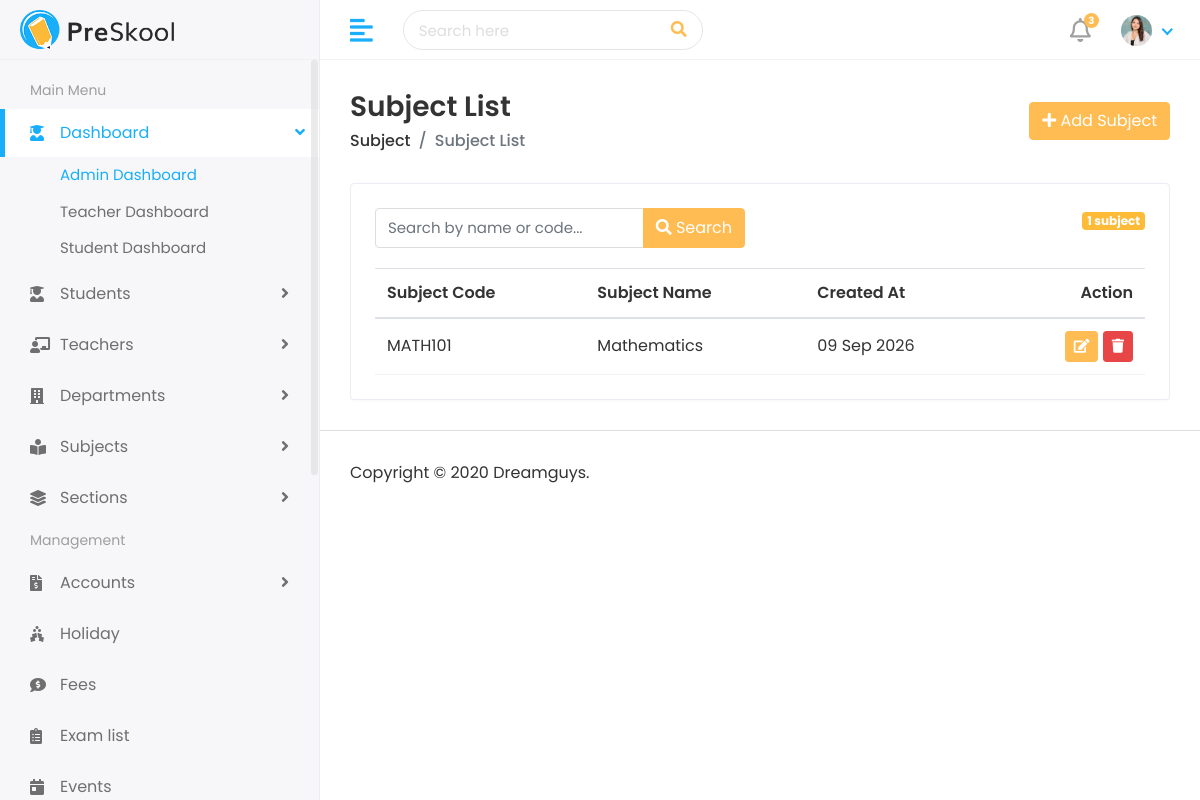
The app's page /academic/subjects/ with its own data.
### academic/models.py (models this page shows, shortened)
class Subject(models.Model):
    name = models.CharField(max_length=100)
    code = models.CharField(max_length=20, unique=True)
    created_at = models.DateTimeField(auto_now_add=True)
    updated_at = models.DateTimeField(auto_now=True)

### academic/views.py (the view)
# urls.py: path('subjects/', views.subject_list, name='subject_list'),
def subject_list(request):
    subjects = Subject.objects.all()
    search_query = request.GET.get('q', '')
    if search_query:
        subjects = subjects.filter(
            Q(name__icontains=search_query) | Q(code__icontains=search_query)
        )
    context = {
        'subjects': subjects,
        'search_query': search_query,
    }
    return render(request, 'academic/subject/subject_list.html', context)

### templates/academic/subject/subject_list.html (shortened to what this page needs)
{% extends 'base.html' %}
{% block content %}
<div class="content container-fluid">
  <div class="page-header">
    <div class="row align-items-center">
      <div class="col">
        <h3 class="page-title">Subject List</h3>
        <ul class="breadcrumb">
          <li class="breadcrumb-item"><a href="{% url 'subject_list' %}">Subject</a></li>
          <li class="breadcrumb-item active">Subject List</li>
        </ul>
      </div>
      <div class="col-auto text-right float-right">
        <a href="{% url 'subject_add' %}" class="btn btn-primary"><i class="fas fa-plus"></i> Add Subject</a>
      </div>
    </div>
  </div>
  <div class="row">
    <div class="col-sm-12">
      <div class="card">
        <div class="card-body">
          <div class="row">
            <div class="col-sm-12 col-md-6">
              <div class="form-group">
                <form method="get" action="{% url 'subject_list' %}">
                  <div class="input-group">
                    <input type="text" class="form-control" name="q" placeholder="Search by name or code..." value="{{ search_query|default:'' }}">
                    <div class="input-group-append">
                      <button class="btn btn-primary" type="submit"><i class="fas fa-search"></i> Search</button>
                    </div>
                  </div>
                </form>
              </div>
            </div>
            <div class="col-sm-12 col-md-6 text-right">
              <span class="badge badge-primary">{{ subjects|length }} subject{{ subjects|length|pluralize }}</span>
            </div>
          </div>
          <div class="table-responsive">
            <table class="table table-hover table-center mb-0">
              <thead>
                <tr>
                  <th>Subject Code</th>
                  <th>Subject Name</th>
                  <th>Created At</th>
                  <th class="text-right">Action</th>
                </tr>
              </thead>
              <tbody>
                {% for subject in subjects %}
                <tr>
                  <td>{{ subject.code }}</td>
                  <td>{{ subject.name }}</td>
                  <td>{{ subject.created_at|date:"d M Y" }}</td>
                  <td class="text-right">
                    <a href="{% url 'subject_edit' subject.pk %}" class="btn btn-sm btn-primary"><i class="fas fa-edit"></i></a>
                    <button type="button" class="btn btn-sm btn-danger delete-btn" data-url="{% url 'subject_delete' subject.pk %}" data-name="{{ subject.name }}"><i class="fas fa-trash"></i></button>
                  </td>
                </tr>
                {% empty %}
                <tr>
                  <td colspan="4" class="text-center">No subjects found.</td>
                </tr>
                {% endfor %}
              </tbody>
            </table>
          </div>
        </div>
      </div>
    </div>
  </div>
</div>
{% endblock %}

### static/assets/css/style.css (style rules this page uses)
html { height: 100%; }
body { background-color: #fff; color: #333; font-family: 'Poppins', sans-serif; font-size: 1rem; height: 100%; line-height: 1.5; overflow-x: hidden; }
h1, h2, h3, h4, h5, h6 { font-family: 'Poppins', sans-serif; margin-top: 0; }
.form-control { border: 1px solid #ddd; box-shadow: none; color: #333; font-size: 15px; height: 40px; }
input, input:focus, button, button:focus { outline: none; }
input[type=text], input[type=password] { -webkit-appearance: none; -moz-appearance: none; appearance: none; }
.form-group { margin-bottom: 1.25rem; }
.input-group .form-control { height: 40px; }
ul, ol { padding: 0px; list-style: none; }
.table { color: #333; max-width: 100%; margin-bottom: 0; width: 100%; }
.table thead tr th { font-weight: 600; }
.table tbody tr { border-bottom: 1px solid rgba(0, 0, 0, 0.05); }
.table.table-center td, .table.table-center th { vertical-align: middle; }
.pro-bg-primary, .badge-primary { background-color: #fdbb38 !important; }
.btn-primary { background-color: #FFBC53; border: 1px solid #FFBC53; }
.btn-danger { background-color: #e84646; border: 1px solid #e84646; }
.card { border: 1px solid #ececf5; box-shadow: 0 1px 3px 0 rgba(0, 0, 0, 0.03); margin-bottom: 1.875rem; }
.card-body { padding: 1.5rem; }
.page-wrapper>.content { padding: 1.875rem 1.875rem 0; }
.page-header { margin-bottom: 1.875rem; }
.page-header .breadcrumb { background-color: transparent; color: #6c757d; font-size: 1rem; font-weight: 500; margin-bottom: 0; padding: 0; }
.page-header .breadcrumb a { color: #333; }
.page-title { font-size: 28px; font-weight: 600; color: #333; margin-bottom: 5px; }

### records on screen
Subject: code "MATH101", name "Mathematics", created_at "09 Sep 2026"

### other values on screen
{{ subjects|length }} "1"
